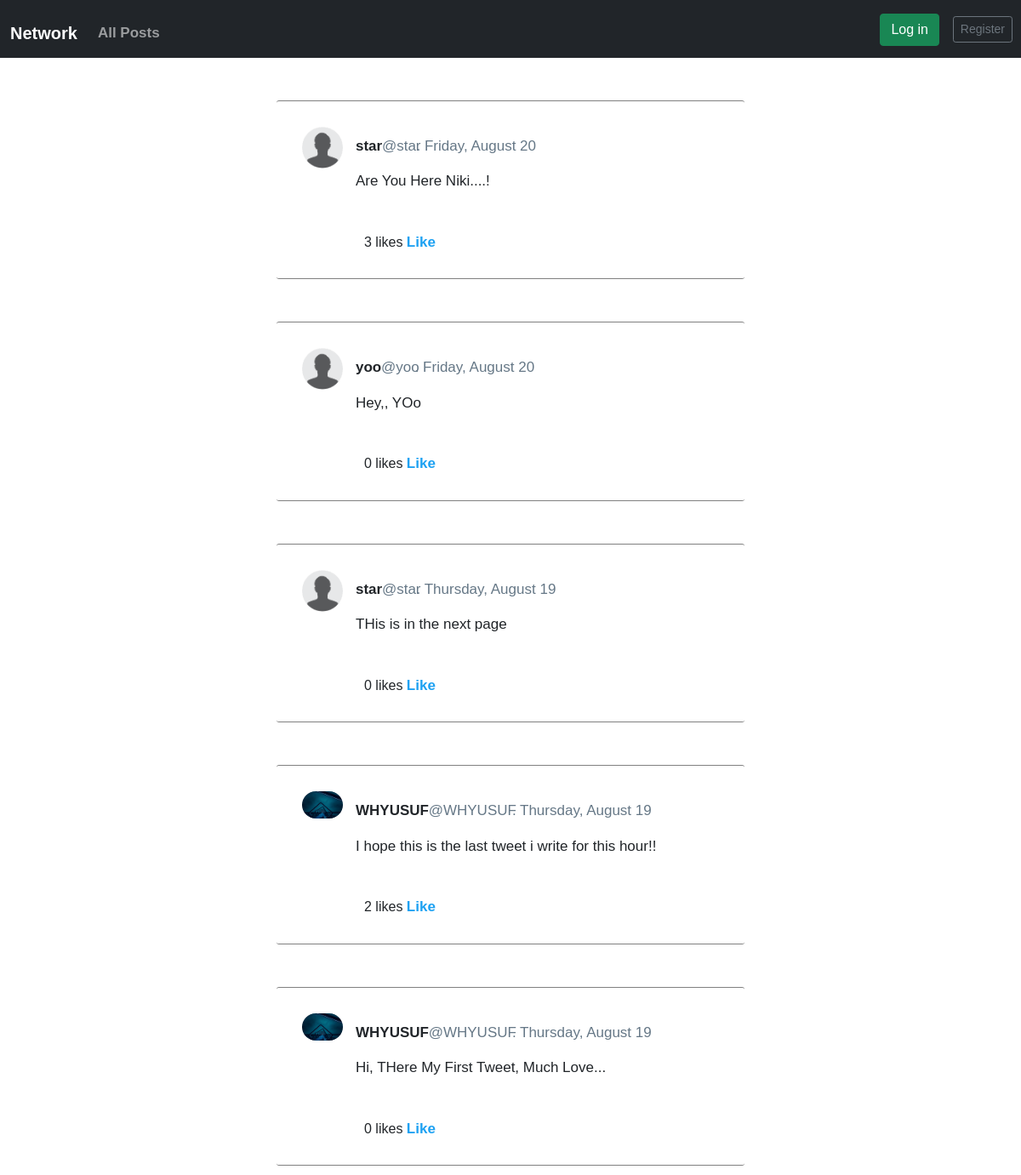
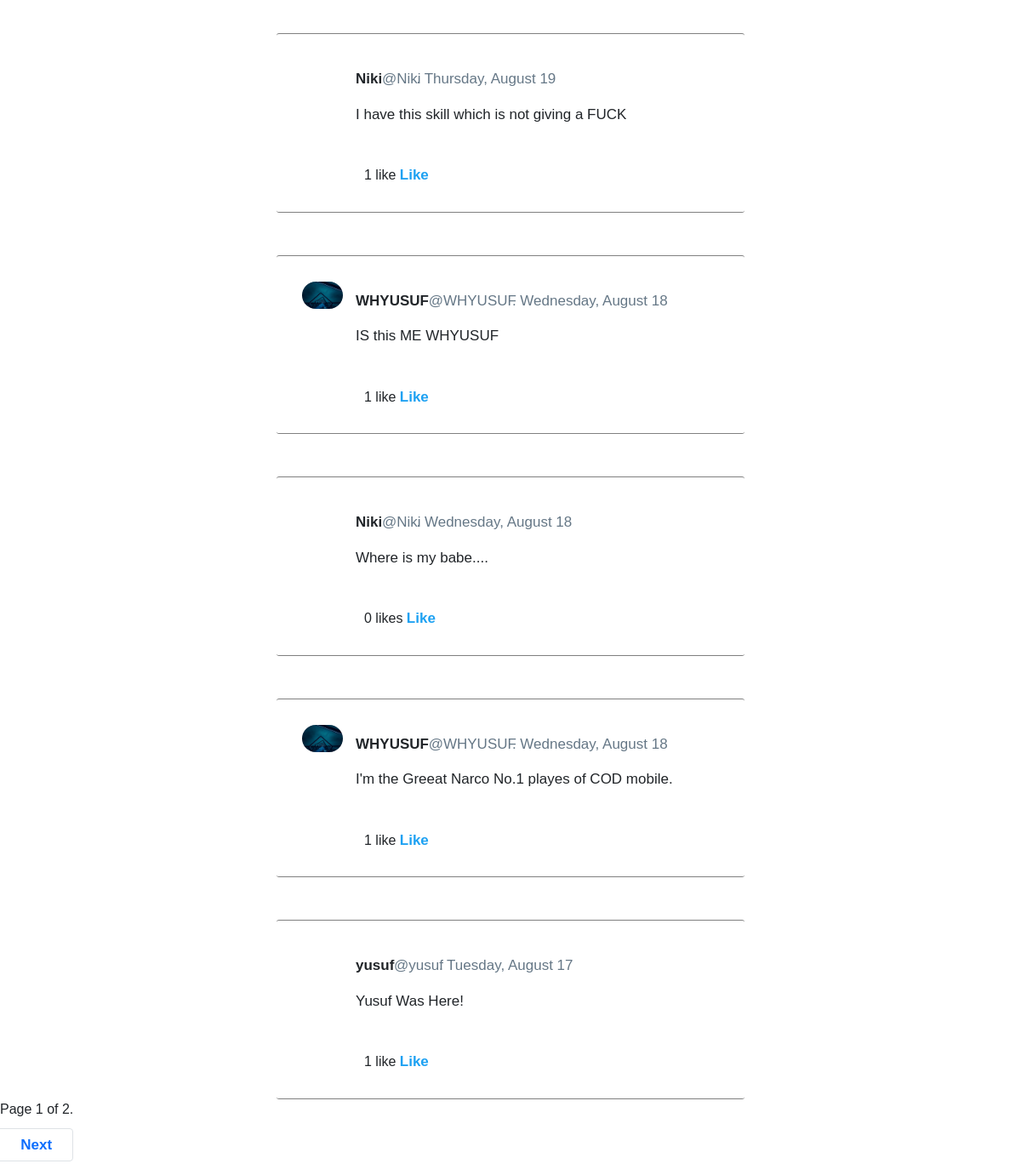
The page / on the database its author committed (2 pictures, top to bottom).
### network/models.py (models this page shows, shortened)
class Post(models.Model):
    STATUS_CHOICES = (('draft', 'Draft'), ('published', 'Published'))
    author = models.ForeignKey(
        settings.AUTH_USER_MODEL,
        on_delete=models.CASCADE,
        related_name='twitter_posts',
        null=True,
    )
    body = models.TextField(max_length=280, null=True)
    date_added = models.DateTimeField(auto_now_add=True)
    publish = models.DateTimeField(default=timezone.now)
    status = models.CharField(max_length=10, choices=STATUS_CHOICES, default='draft')
    objects = models.Manager()  # The default manager.
    published = PublishedManager()  # Our custom manager.
    users_like = models.ManyToManyField(
        settings.AUTH_USER_MODEL, related_name='images_liked', blank=True
    )
    total_likes = models.PositiveIntegerField(db_index=True, default=0)
    class Meta:
        ordering = ('-publish',)

class Profile(models.Model):
    user = models.OneToOneField(settings.AUTH_USER_MODEL, on_delete=models.CASCADE)
    date_of_birth = models.DateField(blank=True, null=True)
    photo = models.ImageField(default='default.png', upload_to='users/%Y/%m/%d/')
    is_active = models.BooleanField(default=True)

### network/views.py (the view)
# urls.py: path("", views.PostListView.as_view(), name="index"),
class PostListView(ListView):
    queryset = Post.published.all()
    context_object_name = 'posts'
    paginate_by = 10
    template_name = 'network/index.html'

### network/templates/network/index.html (shortened to what this page needs)
{% extends "layout.html" %}
{% load thumbnail %}
{% block content %}
{% for post in posts %}
<div class="tweet-wrap">
    <div class="tweet-header">
        <img src="{% thumbnail post.author.profile.photo 180x180 %}" alt="" class="avator">
        <div class="tweet-header-info">
            {{post.author}} <a href="{% url 'user_detail' post.author %}"><span>@{{post.author}}</span></a><span>. {{post.date_added|date:'l, F j'}}
            </span>
            <p>{{post.body|linebreaks}}</p>
        </div>
    </div>
    <div>
        <div class="tweet-info-counts">
            {% with total_likes=post.users_like.count users_like=post.users_like.all %}
            <div class="likes">
                <div class="likes-count">
                    <span class="count">
                        <span class="total">{{ total_likes }}</span>
                        like{{ total_likes|pluralize }}
                        <a class="like" href="#" data-id={{post.pk}} data-action="{% if request.user in users_like %}un{% endif %}like">
                            {% if request.user not in users_like %}
                            Like
                            {% else %}
                            Unlike
                            {% endif %}
                        </a>
                    </span>
                </div>
            </div>
            {% endwith %}
        </div>
    </div>
</div>
{% endfor %}
{% include "network/pagination.html" with page=page_obj %}
{% endblock content %}

### network/static/css/styles.css (style rules this page uses)
* { margin: 0px; padding: 0px; box-sizing: content-box; }
img { max-width: 100%; }
.avator { border-radius: 100px; width: 48px; margin-right: 15px; }
.tweet-wrap { max-width: 490px; background: #fff; margin: 0 auto; margin-top: 50px; border-radius: 3px; padding: 30px; border-bottom: 1px solid gray; border-top: 1px solid gray; }
.tweet-header { display: flex; align-items: flex-start; font-size: 17px; }
.tweet-header-info { font-weight: bold; }
.tweet-header-info span { color: #657786; font-weight: normal; margin-left: -5px; }
.tweet-header-info p { font-weight: normal; margin-top: 5px; }
.tweet-info-counts { display: flex; margin-left: 73px; margin-top: 10px; }
.tweet-info-counts div { display: flex; margin-right: 8.5rem; margin-top: 5px; }
body { margin: 0; padding: 0; -webkit-font-smoothing: antialiased; font-family: arial; }
a { font-size: 17px; font-weight: bold; margin-top: 10px; display: inline-block; text-decoration: none; color: #1DA1F2; }

### rows shown on the page
Post: author.photo (placeholder picture), author "star", date_added "Friday, August 20", body "Are You Here Niki....!", users_like.count "3"
Post: author.photo (placeholder picture), author "yoo", date_added "Friday, August 20", body "Hey,, YOo", users_like.count "0"
Post: author.photo (placeholder picture), author "star", date_added "Thursday, August 19", body "THis is in the next page", users_like.count "0"
Post: author.photo (picture), author "WHYUSUF", date_added "Thursday, August 19", body "I hope this is the last tweet i write for this hour!!", users_like.count "2"
Post: author.photo (picture), author "WHYUSUF", date_added "Thursday, August 19", body "Hi, THere My First Tweet, Much Love...", users_like.count "0"
Post: author "Niki", date_added "Thursday, August 19", body "I have this skill which is not giving a FUCK", users_like.count "1"
Post: author.photo (picture), author "WHYUSUF", date_added "Wednesday, August 18", body "IS this ME WHYUSUF", users_like.count "1"
Post: author "Niki", date_added "Wednesday, August 18", body "Where is my babe....", users_like.count "0"
Post: author.photo (picture), author "WHYUSUF", date_added "Wednesday, August 18", body "I'm the Greeat Narco No.1 playes of COD mobile.", users_like.count "1"
Post: author "yusuf", date_added "Tuesday, August 17", body "Yusuf Was Here!", users_like.count "1"

### other values the page prints
{{ page.number }} "1"
{{ page.paginator.num_pages }} "2"
